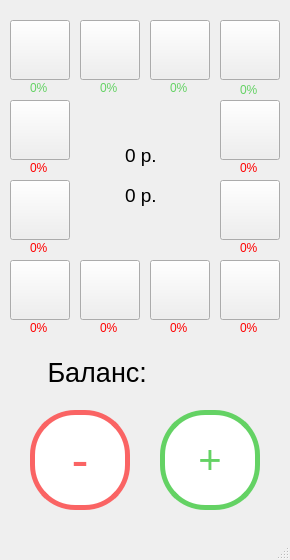
<?xml version="1.0" encoding="UTF-8"?>
<ui version="4.0">
 <class>MainWindow</class>
 <widget class="QMainWindow" name="MainWindow">
  <property name="geometry">
   <rect>
    <x>0</x>
    <y>0</y>
    <width>290</width>
    <height>560</height>
   </rect>
  </property>
  <property name="windowTitle">
   <string>MainWindow</string>
  </property>
  <property name="windowIcon">
   <iconset resource="pictures.qrc">
    <normaloff>:/pict/img/fin.jpg</normaloff>:/pict/img/fin.jpg</iconset>
  </property>
  <property name="styleSheet">
   <string notr="true"/>
  </property>
  <widget class="QWidget" name="centralwidget">
   <widget class="QPushButton" name="pushButton">
    <property name="geometry">
     <rect>
      <x>160</x>
      <y>410</y>
      <width>100</width>
      <height>100</height>
     </rect>
    </property>
    <property name="font">
     <font>
      <pointsize>30</pointsize>
     </font>
    </property>
    <property name="styleSheet">
     <string notr="true">QPushButton {
 color: rgb(100,210,100);
 background-color: white;
 border-style: solid;
 border-width:5px;
 border-radius:45px;
 border-color: rgb(100,210,100);
 max-width:90px;
 max-height:90px;
 min-width:90px;
 min-height:90px;
}
QPushButton:pressed {
    background-color: qlineargradient(x1: 0, y1: 0, x2: 0, y2: 1,
                                      stop: 0 #dadbde, stop: 1 #f6f7fa);
}
</string>
    </property>
    <property name="text">
     <string>+</string>
    </property>
   </widget>
   <widget class="QPushButton" name="pushButton_2">
    <property name="geometry">
     <rect>
      <x>30</x>
      <y>410</y>
      <width>100</width>
      <height>100</height>
     </rect>
    </property>
    <property name="font">
     <font>
      <pointsize>38</pointsize>
     </font>
    </property>
    <property name="styleSheet">
     <string notr="true">QPushButton {
 color: rgb(250,100,100);
 background-color: white;
 border-style: solid;
 border-width:5px;
 border-radius:45px;
 border-color: rgb(250,100,100);
 max-width:90px;
 max-height:90px;
 min-width:90px;
 min-height:90px;

}
</string>
    </property>
    <property name="text">
     <string>-</string>
    </property>
   </widget>
   <widget class="QLabel" name="balance">
    <property name="geometry">
     <rect>
      <x>40</x>
      <y>345</y>
      <width>210</width>
      <height>55</height>
     </rect>
    </property>
    <property name="font">
     <font>
      <pointsize>20</pointsize>
     </font>
    </property>
    <property name="styleSheet">
     <string notr="true"/>
    </property>
    <property name="text">
     <string> Баланс:</string>
    </property>
   </widget>
   <widget class="QLabel" name="Got">
    <property name="geometry">
     <rect>
      <x>125</x>
      <y>135</y>
      <width>100</width>
      <height>40</height>
     </rect>
    </property>
    <property name="font">
     <font>
      <pointsize>14</pointsize>
     </font>
    </property>
    <property name="text">
     <string>0 p.</string>
    </property>
   </widget>
   <widget class="QLabel" name="Gave">
    <property name="geometry">
     <rect>
      <x>125</x>
      <y>175</y>
      <width>100</width>
      <height>40</height>
     </rect>
    </property>
    <property name="font">
     <font>
      <pointsize>14</pointsize>
     </font>
    </property>
    <property name="text">
     <string>0 p.</string>
    </property>
   </widget>
   <widget class="QPushButton" name="pushButton_save">
    <property name="geometry">
     <rect>
      <x>150</x>
      <y>20</y>
      <width>60</width>
      <height>60</height>
     </rect>
    </property>
    <property name="text">
     <string/>
    </property>
    <property name="icon">
     <iconset resource="pictures.qrc">
      <normaloff>:/pict/img/3.svg</normaloff>:/pict/img/3.svg</iconset>
    </property>
    <property name="iconSize">
     <size>
      <width>50</width>
      <height>50</height>
     </size>
    </property>
   </widget>
   <widget class="QPushButton" name="pushButton_other1">
    <property name="geometry">
     <rect>
      <x>220</x>
      <y>20</y>
      <width>60</width>
      <height>60</height>
     </rect>
    </property>
    <property name="text">
     <string/>
    </property>
    <property name="icon">
     <iconset resource="pictures.qrc">
      <normaloff>:/pict/img/4.svg</normaloff>:/pict/img/4.svg</iconset>
    </property>
    <property name="iconSize">
     <size>
      <width>50</width>
      <height>50</height>
     </size>
    </property>
   </widget>
   <widget class="QPushButton" name="pushButton_salary">
    <property name="geometry">
     <rect>
      <x>80</x>
      <y>20</y>
      <width>60</width>
      <height>60</height>
     </rect>
    </property>
    <property name="text">
     <string/>
    </property>
    <property name="icon">
     <iconset resource="pictures.qrc">
      <normaloff>:/pict/img/2.svg</normaloff>:/pict/img/2.svg</iconset>
    </property>
    <property name="iconSize">
     <size>
      <width>50</width>
      <height>50</height>
     </size>
    </property>
   </widget>
   <widget class="QPushButton" name="pushButton_percent">
    <property name="geometry">
     <rect>
      <x>10</x>
      <y>20</y>
      <width>60</width>
      <height>60</height>
     </rect>
    </property>
    <property name="text">
     <string/>
    </property>
    <property name="icon">
     <iconset resource="pictures.qrc">
      <normaloff>:/pict/img/1.svg</normaloff>:/pict/img/1.svg</iconset>
    </property>
    <property name="iconSize">
     <size>
      <width>50</width>
      <height>50</height>
     </size>
    </property>
   </widget>
   <widget class="QPushButton" name="pushButton_clothes">
    <property name="geometry">
     <rect>
      <x>10</x>
      <y>100</y>
      <width>60</width>
      <height>60</height>
     </rect>
    </property>
    <property name="text">
     <string/>
    </property>
    <property name="icon">
     <iconset resource="pictures.qrc">
      <normaloff>:/pict/img/clothes.svg</normaloff>:/pict/img/clothes.svg</iconset>
    </property>
    <property name="iconSize">
     <size>
      <width>50</width>
      <height>50</height>
     </size>
    </property>
   </widget>
   <widget class="QPushButton" name="pushButton_food">
    <property name="geometry">
     <rect>
      <x>10</x>
      <y>180</y>
      <width>60</width>
      <height>60</height>
     </rect>
    </property>
    <property name="text">
     <string/>
    </property>
    <property name="icon">
     <iconset resource="pictures.qrc">
      <normaloff>:/pict/img/food.svg</normaloff>:/pict/img/food.svg</iconset>
    </property>
    <property name="iconSize">
     <size>
      <width>50</width>
      <height>50</height>
     </size>
    </property>
   </widget>
   <widget class="QPushButton" name="pushButton_freetime">
    <property name="geometry">
     <rect>
      <x>10</x>
      <y>260</y>
      <width>60</width>
      <height>60</height>
     </rect>
    </property>
    <property name="text">
     <string/>
    </property>
    <property name="icon">
     <iconset resource="pictures.qrc">
      <normaloff>:/pict/img/freetime.svg</normaloff>:/pict/img/freetime.svg</iconset>
    </property>
    <property name="iconSize">
     <size>
      <width>50</width>
      <height>50</height>
     </size>
    </property>
   </widget>
   <widget class="QPushButton" name="pushButton_health">
    <property name="geometry">
     <rect>
      <x>80</x>
      <y>260</y>
      <width>60</width>
      <height>60</height>
     </rect>
    </property>
    <property name="text">
     <string/>
    </property>
    <property name="icon">
     <iconset resource="pictures.qrc">
      <normaloff>:/pict/img/health.svg</normaloff>:/pict/img/health.svg</iconset>
    </property>
    <property name="iconSize">
     <size>
      <width>50</width>
      <height>50</height>
     </size>
    </property>
   </widget>
   <widget class="QPushButton" name="pushButton_other2">
    <property name="geometry">
     <rect>
      <x>220</x>
      <y>100</y>
      <width>60</width>
      <height>60</height>
     </rect>
    </property>
    <property name="text">
     <string/>
    </property>
    <property name="icon">
     <iconset resource="pictures.qrc">
      <normaloff>:/pict/img/other.svg</normaloff>:/pict/img/other.svg</iconset>
    </property>
    <property name="iconSize">
     <size>
      <width>50</width>
      <height>50</height>
     </size>
    </property>
   </widget>
   <widget class="QPushButton" name="pushButton_present">
    <property name="geometry">
     <rect>
      <x>220</x>
      <y>260</y>
      <width>60</width>
      <height>60</height>
     </rect>
    </property>
    <property name="text">
     <string/>
    </property>
    <property name="icon">
     <iconset resource="pictures.qrc">
      <normaloff>:/pict/img/present.svg</normaloff>:/pict/img/present.svg</iconset>
    </property>
    <property name="iconSize">
     <size>
      <width>50</width>
      <height>50</height>
     </size>
    </property>
   </widget>
   <widget class="QPushButton" name="pushButton_telephone">
    <property name="geometry">
     <rect>
      <x>220</x>
      <y>180</y>
      <width>60</width>
      <height>60</height>
     </rect>
    </property>
    <property name="text">
     <string/>
    </property>
    <property name="icon">
     <iconset resource="pictures.qrc">
      <normaloff>:/pict/img/telephone.svg</normaloff>:/pict/img/telephone.svg</iconset>
    </property>
    <property name="iconSize">
     <size>
      <width>50</width>
      <height>50</height>
     </size>
    </property>
   </widget>
   <widget class="QPushButton" name="pushButton_transport">
    <property name="geometry">
     <rect>
      <x>150</x>
      <y>260</y>
      <width>60</width>
      <height>60</height>
     </rect>
    </property>
    <property name="text">
     <string/>
    </property>
    <property name="icon">
     <iconset resource="pictures.qrc">
      <normaloff>:/pict/img/transport.svg</normaloff>:/pict/img/transport.svg</iconset>
    </property>
    <property name="iconSize">
     <size>
      <width>50</width>
      <height>50</height>
     </size>
    </property>
   </widget>
   <widget class="QLabel" name="label_food">
    <property name="geometry">
     <rect>
      <x>30</x>
      <y>240</y>
      <width>55</width>
      <height>16</height>
     </rect>
    </property>
    <property name="styleSheet">
     <string notr="true">QLabel{
color: red;
}</string>
    </property>
    <property name="text">
     <string>0%</string>
    </property>
   </widget>
   <widget class="QLabel" name="label_clothes">
    <property name="geometry">
     <rect>
      <x>30</x>
      <y>160</y>
      <width>55</width>
      <height>16</height>
     </rect>
    </property>
    <property name="styleSheet">
     <string notr="true">QLabel{
color: red;
}</string>
    </property>
    <property name="text">
     <string>0%</string>
    </property>
   </widget>
   <widget class="QLabel" name="label_persent">
    <property name="geometry">
     <rect>
      <x>30</x>
      <y>80</y>
      <width>55</width>
      <height>16</height>
     </rect>
    </property>
    <property name="styleSheet">
     <string notr="true">QLabel{
color: rgb(100,210,100);
}</string>
    </property>
    <property name="text">
     <string>0%</string>
    </property>
   </widget>
   <widget class="QLabel" name="label_salary">
    <property name="geometry">
     <rect>
      <x>100</x>
      <y>80</y>
      <width>55</width>
      <height>16</height>
     </rect>
    </property>
    <property name="styleSheet">
     <string notr="true">QLabel{
color: rgb(100,210,100);
}</string>
    </property>
    <property name="text">
     <string>0%</string>
    </property>
   </widget>
   <widget class="QLabel" name="label_save">
    <property name="geometry">
     <rect>
      <x>170</x>
      <y>80</y>
      <width>51</width>
      <height>16</height>
     </rect>
    </property>
    <property name="styleSheet">
     <string notr="true">QLabel{
color: rgb(100,210,100);
}</string>
    </property>
    <property name="text">
     <string>0%</string>
    </property>
   </widget>
   <widget class="QLabel" name="label_other1">
    <property name="geometry">
     <rect>
      <x>240</x>
      <y>80</y>
      <width>51</width>
      <height>20</height>
     </rect>
    </property>
    <property name="styleSheet">
     <string notr="true">QLabel{
color: rgb(100,210,100);
}</string>
    </property>
    <property name="text">
     <string>0%</string>
    </property>
   </widget>
   <widget class="QLabel" name="label_transport">
    <property name="geometry">
     <rect>
      <x>240</x>
      <y>160</y>
      <width>55</width>
      <height>16</height>
     </rect>
    </property>
    <property name="styleSheet">
     <string notr="true">QLabel{
color: red;
}</string>
    </property>
    <property name="text">
     <string>0%</string>
    </property>
   </widget>
   <widget class="QLabel" name="label_telephone">
    <property name="geometry">
     <rect>
      <x>240</x>
      <y>240</y>
      <width>55</width>
      <height>16</height>
     </rect>
    </property>
    <property name="styleSheet">
     <string notr="true">QLabel{
color: red;
}</string>
    </property>
    <property name="text">
     <string>0%</string>
    </property>
   </widget>
   <widget class="QLabel" name="label_present">
    <property name="geometry">
     <rect>
      <x>240</x>
      <y>320</y>
      <width>55</width>
      <height>16</height>
     </rect>
    </property>
    <property name="styleSheet">
     <string notr="true">QLabel{
color: red;
}</string>
    </property>
    <property name="text">
     <string>0%</string>
    </property>
   </widget>
   <widget class="QLabel" name="label_other2">
    <property name="geometry">
     <rect>
      <x>170</x>
      <y>320</y>
      <width>55</width>
      <height>16</height>
     </rect>
    </property>
    <property name="styleSheet">
     <string notr="true">QLabel{
color: red;
}</string>
    </property>
    <property name="text">
     <string>0%</string>
    </property>
   </widget>
   <widget class="QLabel" name="label_health">
    <property name="geometry">
     <rect>
      <x>100</x>
      <y>320</y>
      <width>55</width>
      <height>16</height>
     </rect>
    </property>
    <property name="styleSheet">
     <string notr="true">QLabel{
color: red;
}</string>
    </property>
    <property name="text">
     <string>0%</string>
    </property>
   </widget>
   <widget class="QLabel" name="label_freetime">
    <property name="geometry">
     <rect>
      <x>30</x>
      <y>320</y>
      <width>55</width>
      <height>16</height>
     </rect>
    </property>
    <property name="styleSheet">
     <string notr="true">QLabel{
color: red;
}</string>
    </property>
    <property name="text">
     <string>0%</string>
    </property>
   </widget>
  </widget>
  <widget class="QMenuBar" name="menubar">
   <property name="geometry">
    <rect>
     <x>0</x>
     <y>0</y>
     <width>290</width>
     <height>26</height>
    </rect>
   </property>
  </widget>
  <widget class="QStatusBar" name="statusbar"/>
 </widget>
 <resources>
  <include location="pictures.qrc"/>
 </resources>
 <connections/>
</ui>
